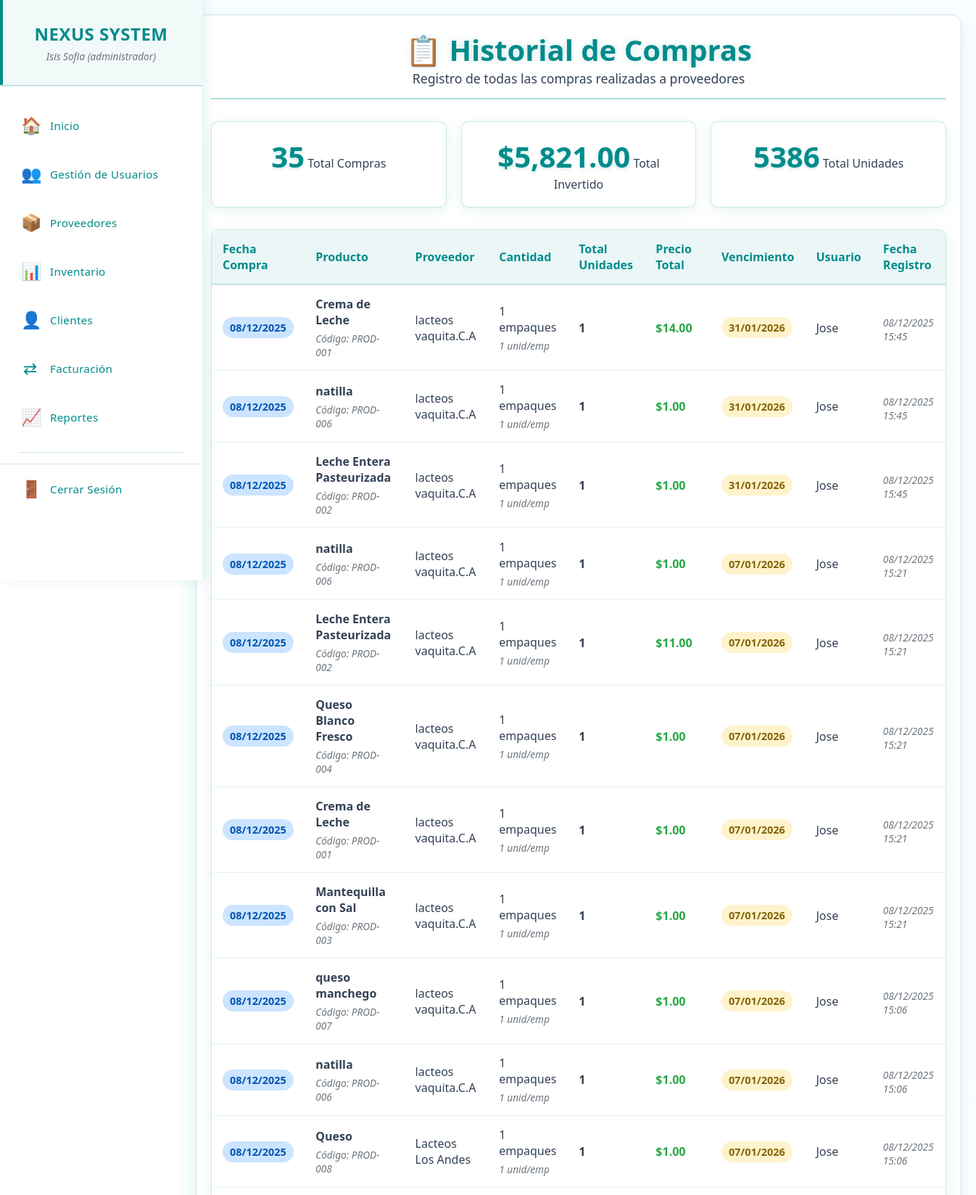
The app's page /historial_compras.php (signed in, upper part) with its own data.
### tables this page shows
CREATE TABLE `historial_compras` (
  `id_historial` int(11) NOT NULL,
  `id_compra` int(11) NOT NULL,
  `id_producto_proveedor` int(11) NOT NULL,
  `cantidad_empaques` int(11) NOT NULL,
  `unidades_empaque` int(11) NOT NULL,
  `total_unidades` int(11) NOT NULL,
  `precio_total` decimal(10,2) NOT NULL,
  `fecha_compra` date NOT NULL,
  `fecha_vencimiento` date NOT NULL,
  `usuario_id` int(11) NOT NULL,
  `fecha_registro` timestamp NOT NULL DEFAULT current_timestamp()
);

CREATE TABLE `productos_proveedor` (
  `id_producto_proveedor` int(11) NOT NULL,
  `codigo_producto` varchar(50) NOT NULL,
  `nombre` varchar(255) NOT NULL,
  `descripcion` text DEFAULT NULL,
  `id_categoria` int(11) NOT NULL,
  `id_subcategoria` int(11) DEFAULT NULL,
  `id_proveedor` int(11) NOT NULL,
  `precio_compra` decimal(10,2) NOT NULL,
  `unidad_medida` varchar(20) DEFAULT 'unidad',
  `fecha_compra` date DEFAULT NULL,
  `es_perecedero` tinyint(1) DEFAULT 0,
  `registro` timestamp NOT NULL DEFAULT current_timestamp(),
  `actualizacion` timestamp NOT NULL DEFAULT current_timestamp() ON UPDATE current_timestamp()
);

CREATE TABLE `proveedores` (
  `id_proveedor` int(11) NOT NULL,
  `nombres` varchar(255) NOT NULL,
  `nombre_comercial` varchar(255) NOT NULL,
  `rif` varchar(20) NOT NULL,
  `telefono` varchar(20) DEFAULT NULL,
  `email` varchar(100) DEFAULT NULL,
  `direccion` text DEFAULT NULL,
  `estado` enum('activo','inactivo') DEFAULT 'activo',
  `registro` timestamp NOT NULL DEFAULT current_timestamp(),
  `actualizacion` timestamp NOT NULL DEFAULT current_timestamp() ON UPDATE current_timestamp()
);

CREATE TABLE `usuario` (
  `id_usuario` int(11) NOT NULL,
  `usuario` varchar(50) NOT NULL,
  `nombre` varchar(100) NOT NULL,
  `apellido` varchar(100) NOT NULL,
  `contraseña` varchar(255) NOT NULL,
  `id_rol` int(11) NOT NULL,
  `activo` tinyint(1) DEFAULT 1
);

### historial_compras.php (the view, shortened to what this page needs)
<?php
require_once 'menu.php';
try {
    $sql = "
        SELECT
            hc.*,
            pp.nombre as producto_nombre,
            pp.codigo_producto,
            p.nombre_comercial as proveedor_nombre,
            u.nombre as usuario_nombre
        FROM historial_compras hc
        JOIN productos_proveedor pp ON hc.id_producto_proveedor = pp.id_producto_proveedor
        JOIN proveedores p ON pp.id_proveedor = p.id_proveedor
        JOIN usuario u ON hc.usuario_id = u.id_usuario
        ORDER BY hc.fecha_registro DESC
    ";
    $stmt = $pdo->query($sql);
    $historial = $stmt->fetchAll(PDO::FETCH_ASSOC);
    $total_compras = count($historial);
    $total_invertido = array_sum(array_column($historial, 'precio_total'));
    $total_unidades = array_sum(array_column($historial, 'total_unidades'));
} catch (PDOException $e) {
    die("Error al consultar historial: " . $e->getMessage());
}
?>
<!DOCTYPE html>
<html lang="es">
<head>
    <link rel="stylesheet" href="css/proveedores.css">
</head>
<body>
   <main class="main-content">
        <div class="content-wrapper">
            <div class="container">
                <div class="header">
                    <h1>📋 Historial de Compras</h1>
                    <p>Registro de todas las compras realizadas a proveedores</p>
                </div>
                <div class="stats-container">
                    <div class="stat-card">
                        <span class="stat-number"><?php echo $total_compras; ?></span>
                        <span class="stat-label">Total Compras</span>
                    </div>
                    <div class="stat-card">
                        <span class="stat-number">$<?php echo number_format($total_invertido, 2); ?></span>
                        <span class="stat-label">Total Invertido</span>
                    </div>
                    <div class="stat-card">
                        <span class="stat-number"><?php echo $total_unidades; ?></span>
                        <span class="stat-label">Total Unidades</span>
                    </div>
                </div>
                <?php if ($total_compras > 0): ?>
                    <div class="table-container">
                        <table class="table">
                            <thead>
                                <tr>
                                    <th>Fecha Compra</th>
                                    <th>Producto</th>
                                    <th>Proveedor</th>
                                    <th>Cantidad</th>
                                    <th>Total Unidades</th>
                                    <th>Precio Total</th>
                                    <th>Vencimiento</th>
                                    <th>Usuario</th>
                                    <th>Fecha Registro</th>
                                </tr>
                            </thead>
                            <tbody>
                                <?php foreach ($historial as $row): ?>
                                    <tr>
                                        <td>
                                            <span class="badge badge-info">
                                                <?php echo date('d/m/Y', strtotime($row['fecha_compra'])); ?>
                                            </span>
                                        </td>
                                        <td>
                                            <strong><?php echo htmlspecialchars($row['producto_nombre']); ?></strong><br>
                                            <small>Código: <?php echo $row['codigo_producto']; ?></small>
                                        </td>
                                        <td><?php echo $row['proveedor_nombre']; ?></td>
                                        <td>
                                            <?php echo $row['cantidad_empaques']; ?> empaques<br>
                                            <small><?php echo $row['unidades_empaque']; ?> unid/emp</small>
                                        </td>
                                        <td style="font-weight: bold;">
                                            <?php echo $row['total_unidades']; ?>
                                        </td>
                                        <td style="font-weight: bold; color: #28a745;">
                                            $<?php echo number_format($row['precio_total'], 2); ?>
                                        </td>
                                        <td>
                                            <span class="badge badge-warning">
                                                <?php echo date('d/m/Y', strtotime($row['fecha_vencimiento'])); ?>
                                            </span>
                                        </td>
                                        <td><?php echo $row['usuario_nombre']; ?></td>
                                        <td>
                                            <small><?php echo date('d/m/Y H:i', strtotime($row['fecha_registro'])); ?></small>
                                        </td>
                                    </tr>
                                <?php endforeach; ?>
                            </tbody>
                        </table>
                    </div>
                <?php endif; ?>
            </div>
        </div>
    </main>
</body>
</html>

### css/menu.css (style rules this page uses)
* { margin: 0; padding: 0; box-sizing: border-box; }
body { font-family: 'Segoe UI', Tahoma, Geneva, Verdana, sans-serif; background: #ffffff; color: #334155; overflow-x: hidden; }
.main-content { flex: 1; margin-left: 280px; padding: 30px; background: #ffffff; min-height: 100vh; }

### css/proveedores.css (style rules this page uses)
* { margin: 0; padding: 0; box-sizing: border-box; }
.main-content { margin-left: 250px; min-height: 100vh; padding: 0; background: linear-gradient(135deg, #f8fdff 0%, #ffffff 100%); }
.content-wrapper { padding: 20px; color: #2b3139; width: 100%; }
.container { max-width: 1200px; margin: 0 auto; padding: 20px; background: #ffffff; border-radius: 15px; border: 1px solid rgba(0, 139, 139, 0.2); box-shadow: 0 8px 25px rgba(0, 139, 139, 0.1); }
.header { text-align: center; margin-bottom: 30px; padding-bottom: 15px; border-bottom: 2px solid rgba(0, 139, 139, 0.3); }
.header h1 { color: #008B8B; font-size: 2.5em; text-shadow: 0 0 10px rgba(0, 139, 139, 0.2); }
.header p { color: #334155; font-size: 1.1em; }
.stats-container { display: grid; grid-template-columns: repeat(auto-fit, minmax(200px, 1fr)); gap: 20px; margin-bottom: 30px; }
.stat-card { background: #ffffff; padding: 20px; border-radius: 10px; text-align: center; border: 1px solid rgba(0, 139, 139, 0.2); box-shadow: 0 4px 15px rgba(0, 139, 139, 0.1); transition: all 0.3s ease; }
.stat-number { font-size: 2.5em; font-weight: bold; color: #008B8B; text-shadow: 0 2px 4px rgba(0, 139, 139, 0.2); }
.stat-label { color: #334155; font-size: 1em; }
.table-container { width: 100%; overflow-x: auto; margin-bottom: 20px; border-radius: 10px; border: 1px solid rgba(0, 139, 139, 0.2); box-shadow: 0 8px 25px rgba(0, 139, 139, 0.1); }
.table { min-width: 1000px; width: 100%; background: #ffffff; border-radius: 10px; overflow: hidden; border-collapse: collapse; }
.table th { background: rgba(0, 139, 139, 0.08); color: #008B8B; padding: 15px; text-align: left; font-weight: 600; border-bottom: 2px solid rgba(0, 139, 139, 0.2); }
.table td { padding: 15px; border-bottom: 1px solid rgba(0, 139, 139, 0.1); color: #334155; vertical-align: middle; }
.badge { padding: 5px 10px; border-radius: 15px; font-size: 0.9em; font-weight: bold; display: inline-block; }
.badge-warning { background: rgba(255, 193, 7, 0.2); color: #856404; }
.badge-info { background: rgba(0, 123, 255, 0.2); color: #0056b3; }
small { display: block; margin-top: 5px; color: #6c757d; font-size: 0.85em; font-style: italic; }

### records on screen
historial_compras: fecha_compra "08/12/2025", id_producto_proveedor.nombre "Crema de Leche", id_producto_proveedor.codigo_producto "PROD-001", proveedores.nombre_comercial "lacteos vaquita.C.A", cantidad_empaques "1", unidades_empaque "1", total_unidades "1", precio_total "14.00", fecha_vencimiento "31/01/2026", usuario.nombre "Jose", fecha_registro "08/12/2025 15:45"
historial_compras: fecha_compra "08/12/2025", id_producto_proveedor.nombre "natilla", id_producto_proveedor.codigo_producto "PROD-006", proveedores.nombre_comercial "lacteos vaquita.C.A", cantidad_empaques "1", unidades_empaque "1", total_unidades "1", precio_total "1.00", fecha_vencimiento "31/01/2026", usuario.nombre "Jose", fecha_registro "08/12/2025 15:45"
historial_compras: fecha_compra "08/12/2025", id_producto_proveedor.nombre "Leche Entera Pasteurizada", id_producto_proveedor.codigo_producto "PROD-002", proveedores.nombre_comercial "lacteos vaquita.C.A", cantidad_empaques "1", unidades_empaque "1", total_unidades "1", precio_total "1.00", fecha_vencimiento "31/01/2026", usuario.nombre "Jose", fecha_registro "08/12/2025 15:45"
historial_compras: fecha_compra "08/12/2025", id_producto_proveedor.nombre "natilla", id_producto_proveedor.codigo_producto "PROD-006", proveedores.nombre_comercial "lacteos vaquita.C.A", cantidad_empaques "1", unidades_empaque "1", total_unidades "1", precio_total "1.00", fecha_vencimiento "07/01/2026", usuario.nombre "Jose", fecha_registro "08/12/2025 15:21"
historial_compras: fecha_compra "08/12/2025", id_producto_proveedor.nombre "Leche Entera Pasteurizada", id_producto_proveedor.codigo_producto "PROD-002", proveedores.nombre_comercial "lacteos vaquita.C.A", cantidad_empaques "1", unidades_empaque "1", total_unidades "1", precio_total "11.00", fecha_vencimiento "07/01/2026", usuario.nombre "Jose", fecha_registro "08/12/2025 15:21"
historial_compras: fecha_compra "08/12/2025", id_producto_proveedor.nombre "Queso Blanco Fresco", id_producto_proveedor.codigo_producto "PROD-004", proveedores.nombre_comercial "lacteos vaquita.C.A", cantidad_empaques "1", unidades_empaque "1", total_unidades "1", precio_total "1.00", fecha_vencimiento "07/01/2026", usuario.nombre "Jose", fecha_registro "08/12/2025 15:21"
historial_compras: fecha_compra "08/12/2025", id_producto_proveedor.nombre "Crema de Leche", id_producto_proveedor.codigo_producto "PROD-001", proveedores.nombre_comercial "lacteos vaquita.C.A", cantidad_empaques "1", unidades_empaque "1", total_unidades "1", precio_total "1.00", fecha_vencimiento "07/01/2026", usuario.nombre "Jose", fecha_registro "08/12/2025 15:21"
historial_compras: fecha_compra "08/12/2025", id_producto_proveedor.nombre "Mantequilla con Sal", id_producto_proveedor.codigo_producto "PROD-003", proveedores.nombre_comercial "lacteos vaquita.C.A", cantidad_empaques "1", unidades_empaque "1", total_unidades "1", precio_total "1.00", fecha_vencimiento "07/01/2026", usuario.nombre "Jose", fecha_registro "08/12/2025 15:21"
historial_compras: fecha_compra "08/12/2025", id_producto_proveedor.nombre "queso manchego", id_producto_proveedor.codigo_producto "PROD-007", proveedores.nombre_comercial "lacteos vaquita.C.A", cantidad_empaques "1", unidades_empaque "1", total_unidades "1", precio_total "1.00", fecha_vencimiento "07/01/2026", usuario.nombre "Jose", fecha_registro "08/12/2025 15:06"
historial_compras: fecha_compra "08/12/2025", id_producto_proveedor.nombre "natilla", id_producto_proveedor.codigo_producto "PROD-006", proveedores.nombre_comercial "lacteos vaquita.C.A", cantidad_empaques "1", unidades_empaque "1", total_unidades "1", precio_total "1.00", fecha_vencimiento "07/01/2026", usuario.nombre "Jose", fecha_registro "08/12/2025 15:06"
historial_compras: fecha_compra "08/12/2025", id_producto_proveedor.nombre "Queso", id_producto_proveedor.codigo_producto "PROD-008", proveedores.nombre_comercial "Lacteos Los Andes", cantidad_empaques "1", unidades_empaque "1", total_unidades "1", precio_total "1.00", fecha_vencimiento "07/01/2026", usuario.nombre "Jose", fecha_registro "08/12/2025 15:06"

### other values on screen
$_SESSION['nombre'] "Isis Sofia"
$_SESSION['rol'] "administrador"
$total_compras "35"
$total_invertido "5,821.00"
$total_unidades "5386"
